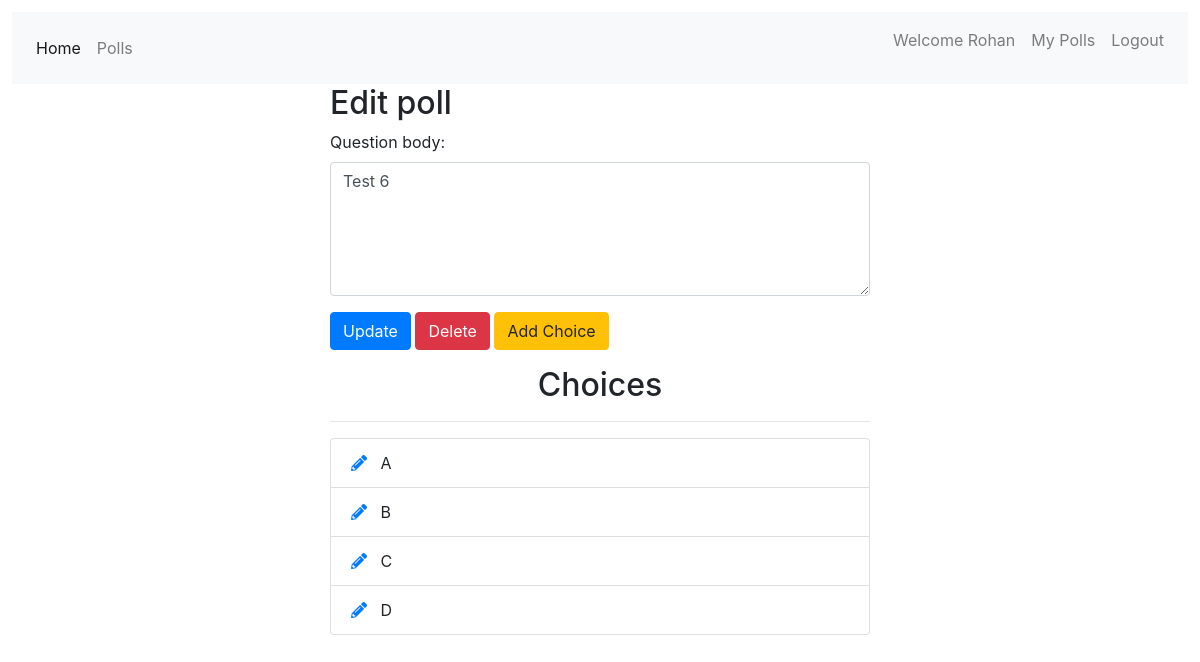
The app's page /polls/edit/13/ (signed in) with its own data.
### accounts/models.py (models this page shows, shortened)
class User_meta_data(models.Model):
    first_name = models.CharField(max_length=200,null=True,blank=True)
    last_name = models.CharField(max_length=200, null=True, blank=True)
    user = models.ForeignKey(User,related_name='usermeta',on_delete=models.CASCADE)

### polls/models.py (models this page shows, shortened)
class Poll_question(models.Model):
    question_body = models.CharField(max_length=200)
    is_single = models.BooleanField(default=1, verbose_name="Single Choice")
    published_date = models.DateTimeField('Date Published', default=timezone.now)
    creator = models.ForeignKey(User, on_delete=models.CASCADE)
    class Meta:
        ordering = ['-published_date']

class Poll_option(models.Model):
    question = models.ForeignKey(Poll_question, on_delete=models.CASCADE)
    option_body = models.CharField(max_length=200)

### polls/views.py (the view)
# urls.py: path('edit/<int:pk>/', views.polls_edit, name='edit'),
@login_required
def polls_edit(request, pk):
    question = get_object_or_404(Poll_question, pk=pk)
    user_meta = User_meta_data.objects.get(id=request.user.id)
    if request.user != question.creator:
        return redirect('home')
    if request.method == 'POST':
        form = EditPollForm(request.POST, instance=question)
        if form.is_valid:
            form.save()
            return redirect("polls:list")
    else:
        form = EditPollForm(instance=question)
    return render(request, "polls/poll_edit.html", {'form': form, 'poll': question, 'user': user_meta})

### polls/forms.py
class EditPollForm(forms.ModelForm):
    class Meta:
        model = Poll_question
        fields = ['question_body', ]
        widgets = {
            'question_body': forms.Textarea(attrs={'class': 'form-control', 'rows': 5, 'cols': 20}),
        }

### polls/templates/polls/poll_edit.html (shortened to what this page needs)
{% extends 'base.html' %}
{% block content %}
<div class="container">
    <div class="row center">
        <div class="col-md-6 offset-md-3">
            <h2>Edit poll</h2>
            <form action="" method="POST">
                {% for field in form %}
                <div class="form-group">
                    {{ field.label_tag }}
                    {{ field }}
                </div>
                {% endfor %}
                <button type="submit" class="btn btn-primary">Update</button>
                <a class="btn btn-danger" href="{% url 'polls:delete_poll' poll.id %}" role="button" onclick="return confirm('Are you sure?')">Delete</a>
                <a class="btn btn-warning" href="{% url 'polls:add_choice' poll.id %}" role="button">Add Choice</a>
            </form>
            <div class="choices">
                <h2 class="text-center mt-3">Choices</h2>
                <hr>
                <ul class="list-group">
                    {% for choice in poll.poll_option_set.all %}
                    <li class="list-group-item">
                        <a href="{% url 'polls:choice_edit' choice.id %}">
                            <i class="fas fa-pencil-alt">
                            </i>
                        </a>&nbsp
                        {{ choice.option_body }}
                    </li>
                    {% endfor %}
                </ul>
            </div>
        </div>
    </div>
</div>
{% endblock %}

### templates/navbar.html (shortened to what this page needs)
<nav class="navbar navbar-expand-sm navbar-light bg-light">
    <div class="collapse navbar-collapse" id="collapsibleNavId">
        <ul class="navbar-nav mr-auto mt-2 mt-lg-0">
            <li class="nav-item active">
                <a class="nav-link" href="{% url 'home' %}">Home <span class="sr-only">(current)</span></a>
            </li>
            {% if request.user.is_authenticated %}
            <li class="nav-item">
                <a class="nav-link" href="{% url 'polls:list' %}">Polls</a>
            </li>
            {% endif %}
        </ul>
        <div class="navbar-nav ml-auto">
            {% if request.user.is_authenticated %}
            <p class="nav-link">Welcome {{user.first_name}}</p>
            <a class="nav-link" href="{% url 'polls:list_by_user' %}">My Polls</a>
            <a class="nav-link" href="{% url 'accounts:logout' %}">Logout</a>
            {% else %}
            <a class="nav-link" href="{% url 'accounts:login' %}">Login</a>
            <a class="nav-link" href="{% url 'accounts:register' %}">Register</a>
            {% endif %}
        </div>
    </div>
</nav>

### templates/base.html (style rules this page uses)
html, body { height: 100%; padding: 0.5vw; }

### records on screen
User_meta_data: first_name "Rohan"
Poll_question: form "Test 6"
Poll_option: option_body "A"
Poll_option: option_body "B"
Poll_option: option_body "C"
Poll_option: option_body "D"

### other values on screen
{{ field.label_tag }} "Question body:"
